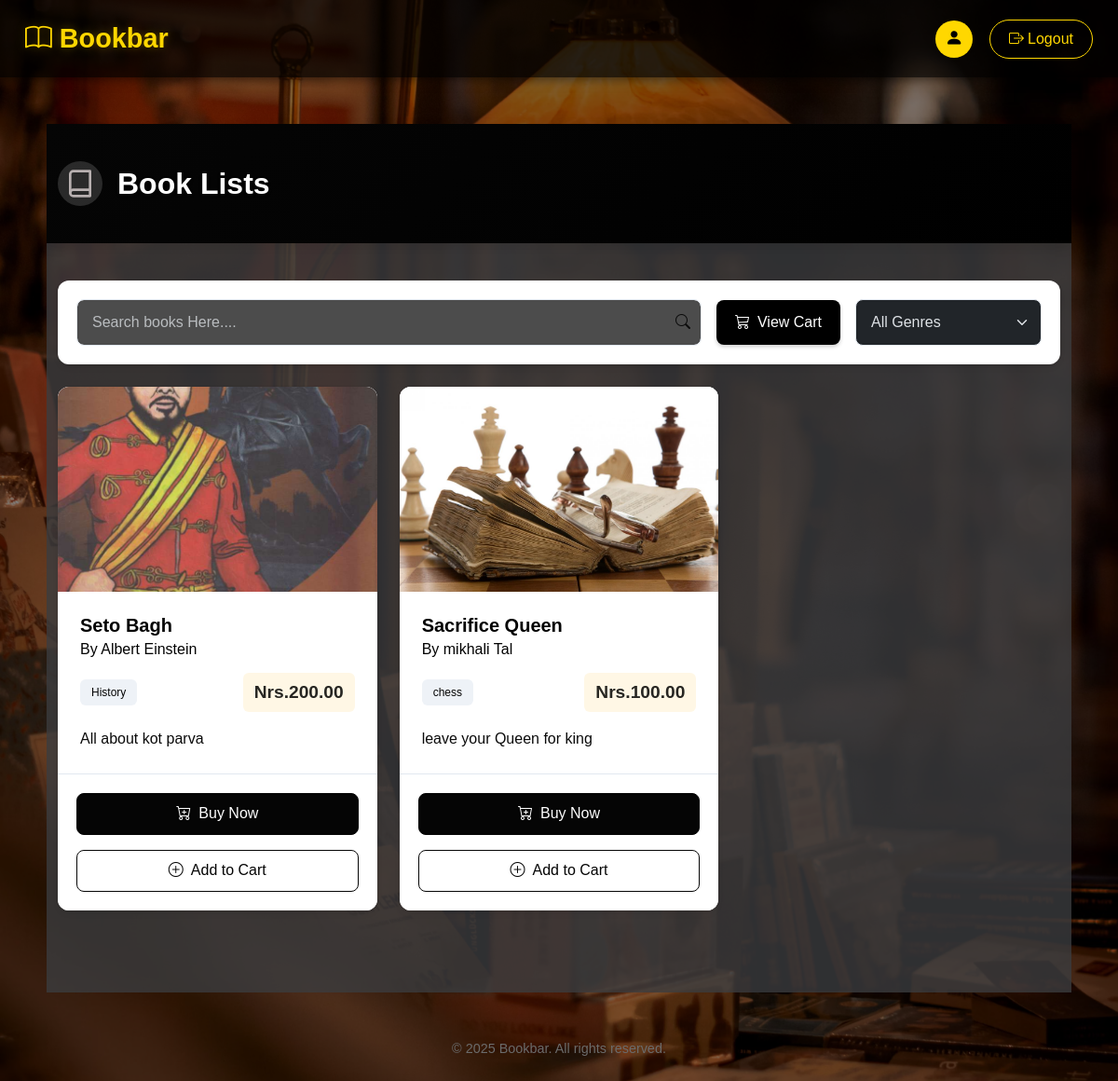
Page /product/book_list/ (signed in) on the earlier database version.
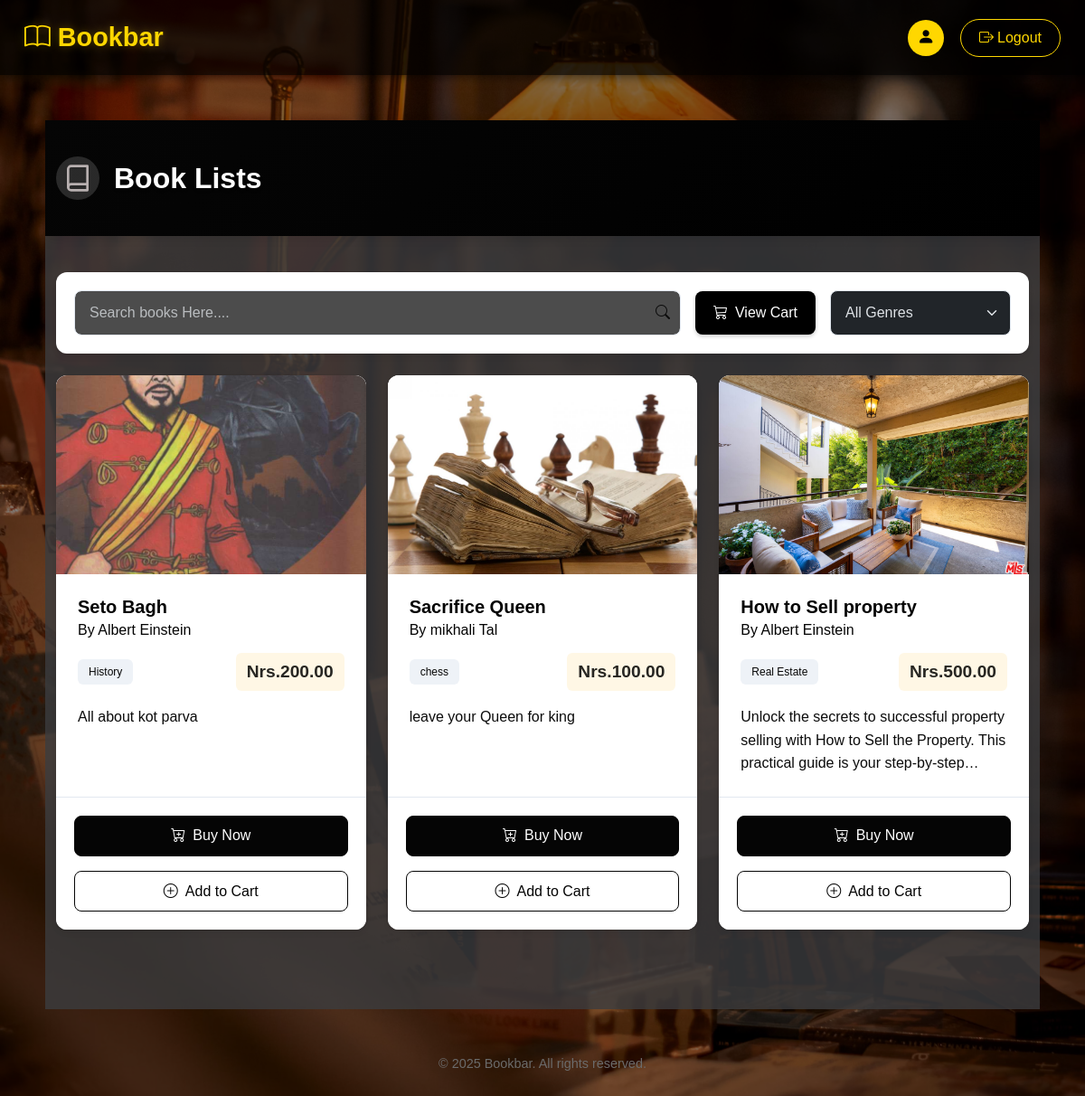
Same page on the later database version.
### product/models.py (models this page shows, shortened)
class Book(models.Model):
    Title= models.CharField(max_length=25)
    Author= models.ForeignKey(Author, on_delete=models.CASCADE)
    Descriptions= models.TextField()
    Genere= models.CharField(max_length=15)
    Price =models.DecimalField(max_digits=6 , decimal_places=2)
    Cover_Page= models.ImageField(upload_to='image/')

class Author(models.Model):
    Name= models.CharField(max_length=100)
    DOB= models.DateField(blank=True, null=True)
    Education= models.CharField(max_length=250)

### product/views.py (the view)
# urls.py: path('book_list/', views.book_list, name='book_list'),
@login_required
def book_list(request):
    book = Book.objects.all()
    return render(request,'book_list.html', {'book': book})

### product/templates/book_list.html (shortened to what this page needs)
{% extends 'base.html' %}
{% block content %}
<div class="book-list-container">
    <div class="header-section">
        <div class="container">
            <div class="d-flex justify-content-between align-items-center flex-wrap">
                <div class="header-title">
                    <div class="brand-logo">
                    </div>
                    <h1>Book Lists</h1>
                </div>
            </div>
        </div>
    </div>
    <div class="container main-content">
        {% if book %}
            <div class="book-filter-section mb-4">
                <div class="search-box">
                    <input type="text" id="bookSearch" class="form-control" placeholder="Search books Here....">
                    <i class="bi bi-search search-icon"></i>
                </div>
                <div class="view-cart-container">
                    <a href="{% url 'view_cart' %}" class="btn view-cart-btn">
                        <i class="bi bi-cart3 me-2"></i>View Cart
                    </a>
                </div>
                <div class="filter-options">
                    <select class="form-select" id="genreFilter">
                        <option value="">All Genres</option>
                    </select>
                </div>
            </div>
            <div class="row row-cols-1 row-cols-md-2 row-cols-lg-3 g-4 book-grid">
                {% for b in book %}
                    <div class="col book-item" data-title="{{ b.Title|lower }}" data-genre="{{ b.Genere|lower }}">
                        <div class="card h-100 book-card">
                            <div class="book-cover-container">
                                {% if b.Cover_Page %}
                                    <img src="{{ b.Cover_Page.url }}" class="card-img-top book-cover" alt="{{ b.Title }}">
                                {% else %}
                                    <div class="no-cover">
                                        <i class="bi bi-book"></i>
                                        <span>No Cover</span>
                                    </div>
                                {% endif %}
                            </div>
                            <div class="card-body">
                                <h5 class="card-title">{{ b.Title }}</h5>
                                <h6 class="card-subtitle mb-2 author-name">By {{ b.Author.Name }}</h6>
                                <div class="book-details">
                                    <span class="badge genre-badge">{{ b.Genere }}</span>
                                    <span class="price-tag">Nrs.{{ b.Price }}</span>
                                </div>
                                <p class="card-text description">{{ b.Descriptions }}</p>
                            </div>
                            <div class="card-footer">
                                {% if user.is_authenticated %}
                                    {% if user.is_superuser %}
                                        <div class="admin-actions">
                                            <a href="{% url 'update_book' b.id %}" class="btn btn-sm custom-btn-outline">
                                                <i class="bi bi-pencil me-1"></i>Edit
                                            </a>
                                            <a href="{% url 'delete_book' b.id %}" class="btn btn-sm btn-danger">
                                                <i class="bi bi-trash me-1"></i>Delete
                                            </a>
                                        </div>
                                    {% else %}
                                        <div class="action-buttons">
                                            <a href="{% url 'buy_book' b.id %}" class="btn custom-btn-dark w-100 mb-2">
                                                <i class="bi bi-cart-plus me-2"></i>Buy Now
                                            </a>
                                            <a href="{% url 'add_to_cart' b.id %}" class="btn custom-btn-outline w-100">
                                                <i class="bi bi-plus-circle me-2"></i>Add to Cart
                                            </a>
                                        </div>
                                    {% endif %}
                                {% endif %}
                            </div>
                        </div>
                    </div>
                {% endfor %}
            </div>
        {% endif %}
    </div>
</div>
<div class="footer-section">
    <p>© 2025 Bookbar. All rights reserved.</p>
</div>
{% endblock %}

### templates/base.html (shortened to what this page needs)
{% load static %}
<!DOCTYPE html>
<html lang="en" data-bs-theme="dark">
<head>
    <link href="https://cdn.jsdelivr.net/npm/bootstrap@5.3.5/dist/css/bootstrap.min.css" rel="stylesheet">
    <link rel="stylesheet" href="https://cdn.jsdelivr.net/npm/bootstrap-icons@1.11.1/font/bootstrap-icons.css">
</head>
<body>
    <nav class="navbar navbar-expand-lg">
        <div class="container-fluid">
            <a class="navbar-brand" href="{% url 'home' %}">
                <i class="bi bi-book me-2"></i>Bookbar
            </a>
            <div class="collapse navbar-collapse" id="navbarSupportedContent">
                {% if user.is_authenticated %}
                    <div class="user-menu">
                        <a href="{% url 'profile' %}">
                            <div class="user-icon">
                                <i class="bi bi-person-fill"></i>
                            </div>
                        </a>
                        <form method="POST" action="{% url 'logout' %}">
                            <button type="submit" class="btn auth-btn login-btn">
                                <i class="bi bi-box-arrow-right me-1"></i>Logout
                            </button>
                        </form>
                    </div>
                {% endif %}
            </div>
        </div>
    </nav>
    <div class="content-container container fade-in">
        {% block content %}{% endblock %}
    </div>
</body>
</html>

### product/templates/book_list.html (style rules this page uses)
:root { --primary-color: #050505; --primary-dark: #000000; --primary-light: #eef2f7; --accent-color: #272622; --text-dark: #030303; --text-light: #0b0b0b; --bg-light: #3b3d3fcb; --card-bg: #ffffff; --border-color: #e2e8f0; --danger: #e53e3e; --success: #38a169; --card-shadow: 0 4px 6px rgba(0, 0, 0, 0.05), 0 1px 3px rgba(0, 0, 0, 0.1); --hover-shadow: 0 10px 15px rgba(0, 0, 0, 0.1); }
.book-list-container { min-height: 100vh; background-color: var(--bg-light); color: var(--text-dark); }
.header-section { background: linear-gradient(135deg, var(--primary-color) 0%, var(--primary-dark) 100%); color: white; padding: 2.5rem 0; margin-bottom: 2.5rem; box-shadow: 0 4px 12px rgba(0, 0, 0, 0.1); }
.header-title { display: flex; align-items: center; }
.brand-logo { margin-right: 1rem; color: rgb(184, 176, 176); background: rgba(255, 255, 255, 0.15); border-radius: 50%; width: 48px; height: 48px; display: flex; align-items: center; justify-content: center; }
.header-title h1 { margin: 0; font-weight: 700; font-size: 2rem; text-shadow: 0 2px 4px rgba(0, 0, 0, 0.1); }
.main-content { padding-bottom: 3rem; }
.book-filter-section { display: flex; gap: 1rem; margin-bottom: 2.5rem; background-color: var(--card-bg); padding: 1.25rem; border-radius: 12px; box-shadow: var(--card-shadow); flex-wrap: wrap; align-items: center; }
.search-box { position: relative; flex: 1; min-width: 200px; }
.view-cart-container { display: flex; align-items: center; }
.view-cart-btn { white-space: nowrap; display: flex; align-items: center; padding: 0.75rem 1.25rem; font-weight: 500; border-radius: 8px; background-color: var(--primary-dark); color: white; border: none; box-shadow: 0 2px 4px rgba(0, 0, 0, 0.2); }
.form-control, .form-select { border: 1px solid var(--border-color); padding: 0.75rem 1rem; font-size: 1rem; border-radius: 8px; transition: all 0.3s ease; }
.search-icon { position: absolute; right: 12px; top: 50%; transform: translateY(-50%); color: var(--text-light); }
.filter-options { width: 200px; }
.book-grid { margin-bottom: 2.5rem; }
.book-card { transition: transform 0.3s ease, box-shadow 0.3s ease; border: none; border-radius: 12px; box-shadow: var(--card-shadow); overflow: hidden; background-color: var(--card-bg); }
.book-cover-container { height: 220px; overflow: hidden; display: flex; align-items: center; justify-content: center; background-color: var(--primary-light); }
.book-cover { width: 100%; height: 100%; object-fit: cover; transition: transform 0.5s ease; }
.card-body { padding: 1.5rem; }
.card-title { font-weight: 700; margin-bottom: 0.5rem; color: var(--text-dark); font-size: 1.25rem; }
.author-name { color: var(--text-dark); font-weight: 500; margin-bottom: 1rem; }
.book-details { display: flex; justify-content: space-between; align-items: center; margin: 1rem 0; }
.genre-badge { font-weight: 500; background-color: var(--primary-light); color: var(--primary-color); padding: 0.5rem 0.75rem; border-radius: 6px; }
.price-tag { font-weight: 700; color: var(--accent-color); font-size: 1.2rem; background-color: rgba(248, 180, 0, 0.1); padding: 0.4rem 0.75rem; border-radius: 6px; }
.description { color: var(--text-light); display: -webkit-box; -webkit-line-clamp: 3; -webkit-box-orient: vertical; overflow: hidden; text-overflow: ellipsis; line-height: 1.6; margin-top: 1rem; }
.card-footer { background-color: var(--card-bg); border-top: 1px solid var(--border-color); padding: 1.25rem; }
.action-buttons { display: flex; flex-direction: column; gap: 0.5rem; }
.custom-btn-dark { background-color: var(--primary-color); border-color: var(--primary-color); color: white; transition: all 0.3s ease; border-radius: 8px; padding: 0.6rem 1.25rem; font-weight: 500; }
.custom-btn-outline { color: var(--primary-color); border-color: var(--primary-color); background-color: transparent; transition: all 0.3s ease; border-radius: 8px; padding: 0.6rem 1.25rem; font-weight: 500; }
.footer-section { text-align: center; margin-top: 30px; padding: 20px 0; color: #6b6b6b; font-size: 0.9rem; }

Differences in the rows shown:
added Book: Cover_Page (picture), Title "How to Sell property", Author.Name "Albert Einstein", Genere "Real Estate", Price "500.00", Descriptions "Unlock the secrets to successful property selling with How to Sell the Property. This practical guide is your…"
